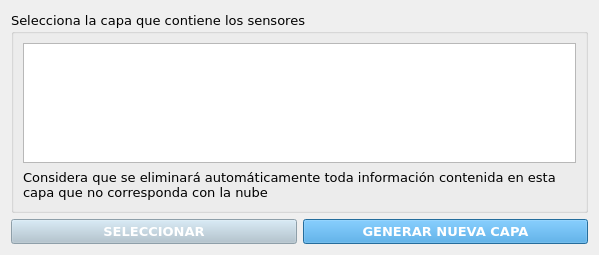
<?xml version="1.0" encoding="UTF-8"?>
<ui version="4.0">
 <class>Dialog</class>
 <widget class="QDialog" name="Dialog">
  <property name="geometry">
   <rect>
    <x>0</x>
    <y>0</y>
    <width>599</width>
    <height>255</height>
   </rect>
  </property>
  <property name="windowTitle">
   <string>Capas del proyecto actual</string>
  </property>
  <property name="styleSheet">
   <string notr="true">QPushButton:enabled{
background-color: #3498db;
color: rgb(255, 255, 255);
}

QPushButton:disabled{
background-color: #adc1ce;
color: rgb(255, 255, 255);
}</string>
  </property>
  <layout class="QVBoxLayout" name="verticalLayout">
   <item>
    <widget class="QGroupBox" name="groupBox">
     <property name="font">
      <font>
       <family>Verdana</family>
       <pointsize>10</pointsize>
      </font>
     </property>
     <property name="title">
      <string>Selecciona la capa que contiene los sensores</string>
     </property>
     <layout class="QVBoxLayout" name="verticalLayout_2">
      <item>
       <widget class="QListWidget" name="listaCapas"/>
      </item>
      <item>
       <widget class="QLabel" name="label">
        <property name="font">
         <font>
          <family>Verdana</family>
          <pointsize>10</pointsize>
         </font>
        </property>
        <property name="text">
         <string>Considera que se eliminará automáticamente toda información contenida en esta capa que no corresponda con la nube</string>
        </property>
        <property name="wordWrap">
         <bool>true</bool>
        </property>
       </widget>
      </item>
     </layout>
    </widget>
   </item>
   <item>
    <layout class="QHBoxLayout" name="horizontalLayout">
     <item>
      <widget class="QPushButton" name="botonAceptar">
       <property name="enabled">
        <bool>false</bool>
       </property>
       <property name="font">
        <font>
         <family>Verdana</family>
         <pointsize>10</pointsize>
         <weight>75</weight>
         <bold>true</bold>
        </font>
       </property>
       <property name="text">
        <string>SELECCIONAR</string>
       </property>
      </widget>
     </item>
     <item>
      <widget class="QPushButton" name="botonGenerarNuevaCapa">
       <property name="font">
        <font>
         <family>Verdana</family>
         <pointsize>10</pointsize>
         <weight>75</weight>
         <bold>true</bold>
        </font>
       </property>
       <property name="text">
        <string>GENERAR NUEVA CAPA</string>
       </property>
      </widget>
     </item>
    </layout>
   </item>
  </layout>
 </widget>
 <resources/>
 <connections/>
</ui>
